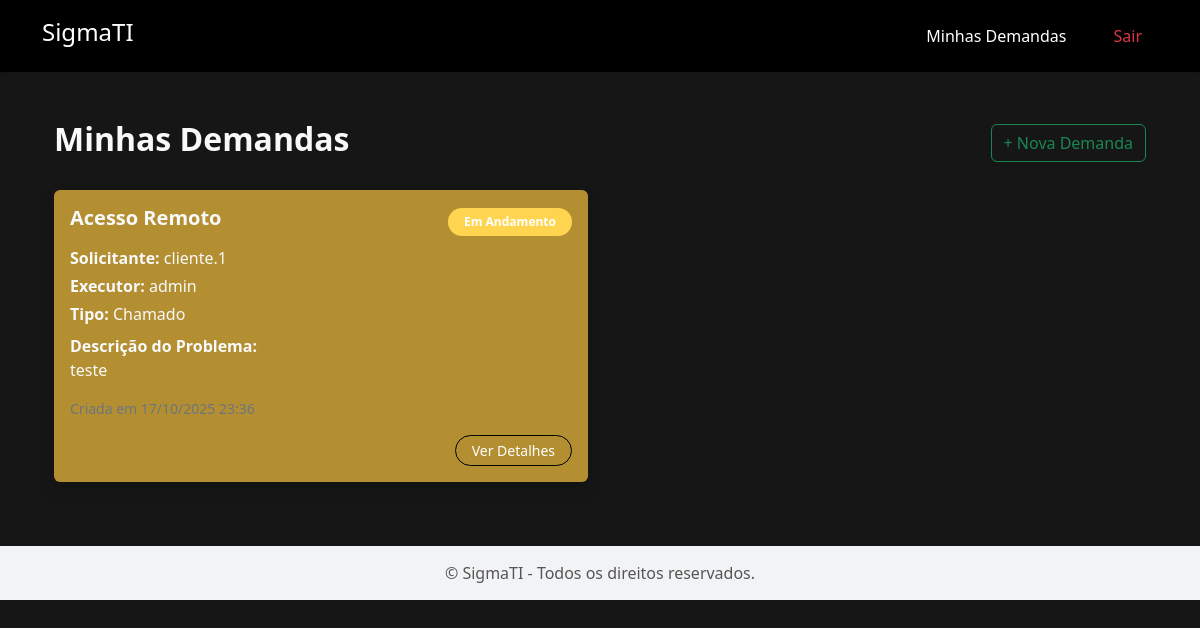
Page /listar_demandas/ (signed in) on the committed database.
### AppHome/models.py (models this page shows, shortened)
class Demanda(models.Model):
    CHAMADO = 'Chamado'
    PROJETO = 'Projeto'
    TIPO_CHOICES = [
        (CHAMADO, 'Chamado'),
        (PROJETO, 'Projeto'),
    ]
    ABERTO = 'Aberto'
    EM_ANDAMENTO = 'Em Andamento'
    CONCLUIDO = 'Concluído'
    STATUS_CHOICES = [
        (ABERTO, 'Aberto'),
        (EM_ANDAMENTO, 'Em Andamento'),
        (CONCLUIDO, 'Concluído'),
    ]
    solicitante = models.ForeignKey(User, on_delete=models.CASCADE, related_name='demandas_solicitadas')
    servico = models.ForeignKey(Servico, on_delete=models.CASCADE)
    tipo = models.CharField(max_length=10, choices=TIPO_CHOICES, default=CHAMADO)
    descricao_problema = models.TextField()
    status = models.CharField(max_length=20, choices=STATUS_CHOICES, default=ABERTO)
    executor = models.ForeignKey(User, on_delete=models.CASCADE, related_name='demandas_resolvidas', null=True, blank=True)
    descricao_solucao = models.TextField(blank=True, null=True)
    data_criacao = models.DateTimeField(auto_now_add=True)
    data_verificacao = models.DateTimeField(blank=True, null=True)
    data_solucao = models.DateTimeField(blank=True, null=True)
    objetivo = models.TextField(blank=True, null=True)
    escopo = models.TextField(blank=True, null=True)
    justificativa = models.TextField(blank=True, null=True)
    riscos = models.TextField(blank=True, null=True)
    prazos = models.CharField(max_length=255, blank=True, null=True)
    orcamento = models.CharField(max_length=255, blank=True, null=True)
    responsaveis = models.TextField(blank=True, null=True)

class Servico(models.Model):
    CATEGORIAS = [
        ('infraestrutura', 'Infraestrutura'),
        ('desenvolvimento', 'Desenvolvimento'),
        ('automacao', 'Automação'),
        ('suporte', 'Suporte'),
        ('consultoria', 'Consultoria'),
    ]
    MODELOS_COBRANCA = [
        ('hora', 'Hora'),
        ('projeto_fechado', 'Projeto Fechado'),
        ('mensalidade', 'Mensalidade'),
        ('retainer', 'Retainer'),
    ]
    REQUISITOS = [
        ('acesso_a_conta', 'Acesso a Conta'),
        ('acesso_remoto', 'Acesso Remoto'),
        ('documentacao_rede', 'Documentação da Rede'),
        ('acesso_servidor', 'Acesso ao Servidor'),
        ('infraestrutura_basica', 'Infraestrutura Básica'),
        ('equipamento_rede', 'Equipamento de Rede'),
    ]
    FERRAMENTAS = [
        ('AnyDesk', 'AnyDesk'),
        ('pendrive', 'PenDrive'),
        ('powerapps', 'PowerApps'),
        ('python', 'Python'),
        ('django', 'Django'),
        ('react', 'React'),
        ('pfsense', 'Pfsense'),
        ('mikrotik', 'Mikrotik'),
        ('power_apps', 'Power Apps'),
        ('github', 'GitHub'),
        ('azure', 'Azure'),
        ('aws', 'AWS'),
        ('docker', 'Docker'),
        ('sql_server', 'SQL Server'),
    ]
    TEMPO_MEDIO = [
        ('30_minutos','30 minutos'),
        ('1_hora','1 hora'),
        ('3_horas','3 horas'),
        ('6_horas','6 horas'),
        ('12_horas','12 horas'),
        ('1_dia_util', '1 dia útil'),
        ('3_dias_uteis', '3 dias úteis'),
        ('5_dias_uteis', '5 dias úteis'),
        ('1_semana', '1 semana'),
        ('2_semanas', '2 semanas'),
        ('1_mes', '1 mês'),
    ]
    COMPLEXIDADE = [
        ('baixa', 'Baixa'),
        ('media', 'Média'),
        ('alta', 'Alta'),
    ]
    STATUS = [
        ('ativo', 'Ativo'),
        ('em_desenvolvimento', 'Em Desenvolvimento'),
        ('sob_demanda', 'Sob Demanda'),
        ('em_manutencao', 'Em Manutenção'),
    ]
    nome = models.CharField(max_length=100)
    descricao = models.TextField()
    valor = models.DecimalField(max_digits=10, decimal_places=2)
    categoria = models.CharField(max_length=50, choices=CATEGORIAS, default='hora')
    modelo_cobranca = models.CharField(max_length=50, choices=MODELOS_COBRANCA)
    requisitos = models.CharField(max_length=100, choices=REQUISITOS, blank=True, null=True)
    ferramentas = models.CharField(max_length=100, choices=FERRAMENTAS, blank=True, null=True)
    tempo_medio_execucao = models.CharField(max_length=50, choices=TEMPO_MEDIO)
    nivel_complexidade = models.CharField(max_length=50, choices=COMPLEXIDADE)
    status = models.CharField(max_length=50, choices=STATUS)
    documentacao = models.FileField(upload_to='documentos/', blank=True, null=True)

### AppHome/views.py (the view)
# urls.py: path('listar_demandas/', views.listar_demandas, name='listar_demandas'),
@login_required
def listar_demandas(request):
    if request.user.is_superuser or request.user.groups.filter(name="Técnicos").exists():
        demandas = Demanda.objects.all().order_by('-data_criacao')
    else:
        demandas = Demanda.objects.filter(solicitante=request.user).order_by('-data_criacao')
    usuario_pode_alterar = request.user.is_superuser or request.user.groups.filter(name="Técnicos").exists()
    context = {
        'demandas': demandas,
        'usuario_pode_alterar': usuario_pode_alterar,  # 🔹 Passa para o template
    }
    context = {
        'demandas': demandas
    }
    return render(request, 'AppHome/listar_demandas.html', context)

### AppHome/context_processors.py (called while the page is built)
def permissoes_usuario(request):
    if not request.user.is_authenticated:
        return {}
    usuario_pode_alterar = request.user.is_superuser or request.user.groups.filter(name="Técnicos").exists()
    return {
        'usuario_pode_alterar': usuario_pode_alterar
    }

### AppHome/templates/AppHome/listar_demandas.html (shortened to what this page needs)
{% extends "AppHome/base.html" %}
{% block content %}
<div class="container py-4">
    <div class="d-flex justify-content-between align-items-center mb-4">
        <h2 class="fw-bold text-light">Minhas Demandas</h2>
        <a class="btn btn-outline-success shadow-sm" href="{% url 'AppHome:nova_demanda' %}">
            + Nova Demanda
        </a>
    </div>
    {% if demandas %}
    <div class="row row-cols-1 row-cols-md-2 g-4">
        {% for demanda in demandas %}
        <div class="col">
            <div class="card h-100 text-light border-0 shadow"
                style="background-color: {% if demanda.status == 'aberto' %} #a83232 {% elif demanda.status == 'Em Andamento' %}#b38f32{% elif demanda.status == 'Concluído' %}#32a852{% else %}#2f2f2f{% endif %};">
                <div class="card-body">
                    <div class="d-flex justify-content-between align-items-center mb-2">
                        <h5 class="card-title fw-bold">{{ demanda.servico.nome }}</h5>
                        <span class="badge px-3 py-2 rounded-pill"
                            style="background-color:
                                    {% if demanda.status == 'aberto' %} #ff6b6b
                                    {% elif demanda.status == 'Em Andamento' %} #ffd54f
                                    {% elif demanda.status == 'Concluído' %} #81c784
                                    {% else %}#9e9e9e{% endif %};
                                    color: #fff;">
                            {{ demanda.get_status_display }}
                        </span>
                    </div>
                    <p class="text-light mb-1">
                        <strong>Solicitante:</strong> {{ demanda.solicitante.username }}
                    </p>
                    <p class="text-light mb-1">
                        <strong>Executor:</strong>
                        {% if demanda.executor %}
                            {{ demanda.executor.username }}
                        {% else %}
                            <span class="fst-italic">Não atribuído</span>
                        {% endif %}
                    </p>
                    <p class="text-light mb-1"><strong>Tipo:</strong> {{ demanda.tipo }}</p>
                    <p class="mt-2 text-light">
                        <strong>Descrição do Problema:</strong><br>
                        {{ demanda.descricao_problema }}
                    </p>
                    <p class="text-secondary small mt-3 mb-0">
                        Criada em {{ demanda.data_criacao|date:"d/m/Y H:i" }}
                    </p>
                    <div class="text-end mt-3">
                        <a class="btn btn-outline-primary btn-sm rounded-pill px-3"
                        href="{% url 'AppHome:detalhar_demanda' demanda.id %}">
                            Ver Detalhes
                        </a>
                    </div>
                </div>
            </div>
        </div>
        {% endfor %}
    </div>
    {% else %}
    <div class="alert alert-dark border text-center mt-4 text-black" role="alert">
        Nenhuma demanda encontrada no momento.
    </div>
    {% endif %}
</div>
{% endblock %}

### AppHome/templates/AppHome/base.html (style rules this page uses)
body { background: #ffffff; }

### AppHome/templates/AppHome/listar_demandas.html (style rules this page uses)
body { background-color: #161616; }
.card { transition: transform 0.2s ease, box-shadow 0.2s ease; }
a.btn-outline-primary { border-color: #000000; color: #ffffff; }

### rows in the picture
Demanda: servico.nome "Acesso Remoto", status "Em Andamento", solicitante.username "cliente.1", executor.username "admin", tipo "Chamado", descricao_problema "teste", data_criacao "17/10/2025 23:36"
